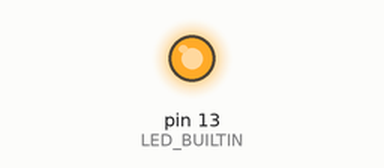
Recording of a sketch running on a simulated Arduino Uno, built with avr-gcc and run on an emulated ATmega328P. On the bench: output pins drawn as LEDs (lit = HIGH). What the sketch prints to the serial monitor is not drawn.

Above: at 0.1 s.
At 9.1 s:
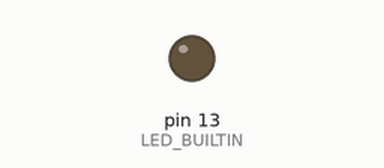
Timing chart, 0 to 10.6 s (numbered marks = the images above):
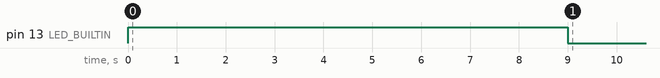

The sketch:

serial_communication_example.ino
```cpp
const int pot_pin = A0;

void setup() {
  pinMode(LED_BUILTIN, OUTPUT);
  Serial.begin(9600);
  digitalWrite(LED_BUILTIN, HIGH);
  delay(5000);


  Serial.write("Hello there!"); //Writes 1 byte for each character corresponding to the ASCII char code. No line ending
  delay(1000);

  Serial.write(45);  //Writes 1 byte as expected
  delay(1000);

  Serial.write(128);  //Writes 1 unsigned byte. When casted to int in Java, it is interpreted as signed, so overflows to -127.
  delay(1000);

  Serial.write(234);  //Overflows again...
  delay(1000);

  //Lesson: for integer data transmission, create a dedicated protocol for transferring integer data.
  //Either split it into 4 bytes somehow and parse it on the receiving end or send as string/char sequence
  //Use StringBuilder for fast string appending


  digitalWrite(LED_BUILTIN, LOW);
}

void loop() {
  /*
  int reading = analogRead(pot_pin)/4;
  Serial.write(reading);
  Serial.println(reading);
  delay(100);
  */
}
```
